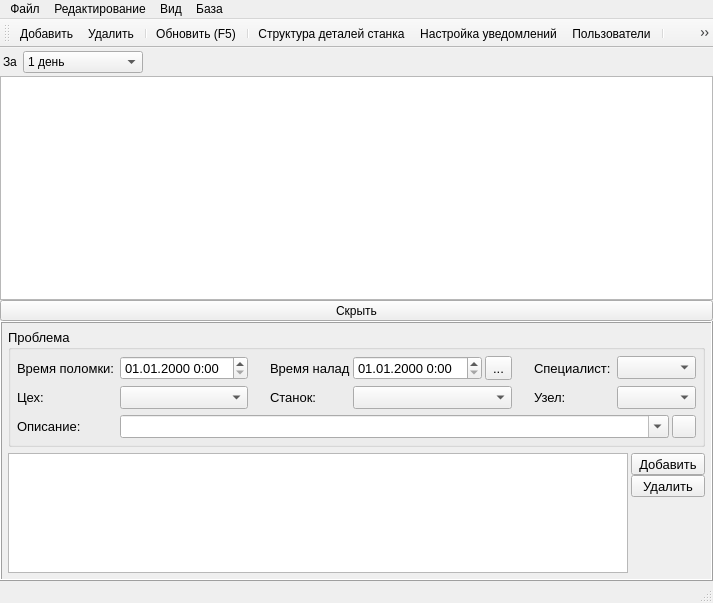
<?xml version="1.0" encoding="UTF-8"?>
<ui version="4.0">
 <class>MainWindow</class>
 <widget class="QMainWindow" name="MainWindow">
  <property name="enabled">
   <bool>true</bool>
  </property>
  <property name="geometry">
   <rect>
    <x>0</x>
    <y>0</y>
    <width>713</width>
    <height>603</height>
   </rect>
  </property>
  <property name="sizePolicy">
   <sizepolicy hsizetype="Fixed" vsizetype="Fixed">
    <horstretch>0</horstretch>
    <verstretch>0</verstretch>
   </sizepolicy>
  </property>
  <property name="windowTitle">
   <string>MainWindow</string>
  </property>
  <property name="dockNestingEnabled">
   <bool>false</bool>
  </property>
  <property name="dockOptions">
   <set>QMainWindow::AnimatedDocks</set>
  </property>
  <widget class="QWidget" name="centralwidget">
   <layout class="QVBoxLayout" name="verticalLayout">
    <property name="spacing">
     <number>0</number>
    </property>
    <property name="margin">
     <number>0</number>
    </property>
    <item>
     <widget class="QWidget" name="wgtFilter" native="true">
      <layout class="QHBoxLayout" name="horizontalLayout_7">
       <property name="margin">
        <number>3</number>
       </property>
       <item>
        <widget class="QLabel" name="lblAfterDays">
         <property name="text">
          <string>За</string>
         </property>
         <property name="buddy">
          <cstring>cbFilterDays</cstring>
         </property>
        </widget>
       </item>
       <item>
        <widget class="QComboBox" name="cbFilterDays">
         <property name="minimumSize">
          <size>
           <width>120</width>
           <height>0</height>
          </size>
         </property>
         <property name="maximumSize">
          <size>
           <width>120</width>
           <height>16777215</height>
          </size>
         </property>
         <property name="statusTip">
          <string>Временной отрезок, за который будут показаны записи в журнале после нажатия кнопки &quot;Обновить&quot;</string>
         </property>
         <item>
          <property name="text">
           <string>1 день</string>
          </property>
         </item>
         <item>
          <property name="text">
           <string>3 дня</string>
          </property>
         </item>
         <item>
          <property name="text">
           <string>7 дней</string>
          </property>
         </item>
         <item>
          <property name="text">
           <string>месяц</string>
          </property>
         </item>
         <item>
          <property name="text">
           <string>3 месяца</string>
          </property>
         </item>
         <item>
          <property name="text">
           <string>год</string>
          </property>
         </item>
         <item>
          <property name="text">
           <string>всё время</string>
          </property>
         </item>
        </widget>
       </item>
       <item>
        <spacer name="horizontalSpacer_2">
         <property name="orientation">
          <enum>Qt::Horizontal</enum>
         </property>
         <property name="sizeHint" stdset="0">
          <size>
           <width>40</width>
           <height>20</height>
          </size>
         </property>
        </spacer>
       </item>
      </layout>
     </widget>
    </item>
    <item>
     <widget class="QTableViewEx" name="tvJournal">
      <property name="sizePolicy">
       <sizepolicy hsizetype="Expanding" vsizetype="Expanding">
        <horstretch>0</horstretch>
        <verstretch>9</verstretch>
       </sizepolicy>
      </property>
      <property name="editTriggers">
       <set>QAbstractItemView::NoEditTriggers</set>
      </property>
      <property name="alternatingRowColors">
       <bool>true</bool>
      </property>
      <property name="selectionMode">
       <enum>QAbstractItemView::SingleSelection</enum>
      </property>
      <property name="selectionBehavior">
       <enum>QAbstractItemView::SelectRows</enum>
      </property>
      <property name="sortingEnabled">
       <bool>true</bool>
      </property>
      <property name="wordWrap">
       <bool>true</bool>
      </property>
      <property name="cornerButtonEnabled">
       <bool>false</bool>
      </property>
      <attribute name="horizontalHeaderDefaultSectionSize">
       <number>80</number>
      </attribute>
      <attribute name="horizontalHeaderShowSortIndicator" stdset="0">
       <bool>true</bool>
      </attribute>
      <attribute name="horizontalHeaderStretchLastSection">
       <bool>true</bool>
      </attribute>
      <attribute name="verticalHeaderDefaultSectionSize">
       <number>54</number>
      </attribute>
     </widget>
    </item>
    <item>
     <widget class="QToolButton" name="btnEditHide">
      <property name="enabled">
       <bool>true</bool>
      </property>
      <property name="sizePolicy">
       <sizepolicy hsizetype="Preferred" vsizetype="Fixed">
        <horstretch>0</horstretch>
        <verstretch>0</verstretch>
       </sizepolicy>
      </property>
      <property name="toolTip">
       <string>Скрыть панель редактирования</string>
      </property>
      <property name="statusTip">
       <string>Скрыть панель редактирования</string>
      </property>
      <property name="text">
       <string>Скрыть</string>
      </property>
      <property name="icon">
       <iconset resource="resources/rajournal.qrc">
        <normaloff>:/arrow_down.png</normaloff>:/arrow_down.png</iconset>
      </property>
      <property name="iconSize">
       <size>
        <width>16</width>
        <height>8</height>
       </size>
      </property>
     </widget>
    </item>
    <item>
     <widget class="QFrame" name="frmDetails">
      <property name="minimumSize">
       <size>
        <width>5</width>
        <height>15</height>
       </size>
      </property>
      <property name="font">
       <font>
        <pointsize>10</pointsize>
       </font>
      </property>
      <property name="frameShape">
       <enum>QFrame::Box</enum>
      </property>
      <property name="frameShadow">
       <enum>QFrame::Raised</enum>
      </property>
      <layout class="QGridLayout" name="gridLayout_2">
       <property name="horizontalSpacing">
        <number>3</number>
       </property>
       <property name="margin">
        <number>6</number>
       </property>
       <item row="0" column="0" colspan="2">
        <widget class="QGroupBox" name="gbProblem">
         <property name="title">
          <string>Проблема</string>
         </property>
         <layout class="QGridLayout" name="gridLayout">
          <property name="horizontalSpacing">
           <number>3</number>
          </property>
          <property name="margin">
           <number>6</number>
          </property>
          <item row="0" column="0">
           <widget class="QLabel" name="lblBeginDT">
            <property name="sizePolicy">
             <sizepolicy hsizetype="Preferred" vsizetype="Preferred">
              <horstretch>0</horstretch>
              <verstretch>0</verstretch>
             </sizepolicy>
            </property>
            <property name="text">
             <string>Время поломки:</string>
            </property>
            <property name="buddy">
             <cstring>dteError</cstring>
            </property>
           </widget>
          </item>
          <item row="0" column="1">
           <widget class="QDateTimeEdit" name="dteError">
            <property name="sizePolicy">
             <sizepolicy hsizetype="Preferred" vsizetype="Preferred">
              <horstretch>0</horstretch>
              <verstretch>0</verstretch>
             </sizepolicy>
            </property>
            <property name="displayFormat">
             <string>dd.MM.yyyy H:mm</string>
            </property>
           </widget>
          </item>
          <item row="0" column="3">
           <widget class="QLabel" name="lblEndDT">
            <property name="sizePolicy">
             <sizepolicy hsizetype="Fixed" vsizetype="Preferred">
              <horstretch>0</horstretch>
              <verstretch>0</verstretch>
             </sizepolicy>
            </property>
            <property name="minimumSize">
             <size>
              <width>80</width>
              <height>0</height>
             </size>
            </property>
            <property name="text">
             <string>Время наладки:</string>
            </property>
            <property name="buddy">
             <cstring>dteSolve</cstring>
            </property>
           </widget>
          </item>
          <item row="0" column="4">
           <widget class="QDateTimeEdit" name="dteSolve">
            <property name="sizePolicy">
             <sizepolicy hsizetype="Preferred" vsizetype="Preferred">
              <horstretch>0</horstretch>
              <verstretch>0</verstretch>
             </sizepolicy>
            </property>
            <property name="displayFormat">
             <string>dd.MM.yyyy H:mm</string>
            </property>
           </widget>
          </item>
          <item row="0" column="5">
           <widget class="QToolButton" name="btnSetEndTime">
            <property name="sizePolicy">
             <sizepolicy hsizetype="Fixed" vsizetype="Preferred">
              <horstretch>0</horstretch>
              <verstretch>0</verstretch>
             </sizepolicy>
            </property>
            <property name="statusTip">
             <string>Установить текущее время</string>
            </property>
            <property name="text">
             <string>...</string>
            </property>
            <property name="icon">
             <iconset resource="resources/rajournal.qrc">
              <normaloff>:/flag.png</normaloff>:/flag.png</iconset>
            </property>
           </widget>
          </item>
          <item row="0" column="7">
           <widget class="QLabel" name="lblSpecialist">
            <property name="sizePolicy">
             <sizepolicy hsizetype="Fixed" vsizetype="Preferred">
              <horstretch>0</horstretch>
              <verstretch>0</verstretch>
             </sizepolicy>
            </property>
            <property name="minimumSize">
             <size>
              <width>80</width>
              <height>0</height>
             </size>
            </property>
            <property name="text">
             <string>Специалист:</string>
            </property>
            <property name="buddy">
             <cstring>cbSpecialist</cstring>
            </property>
           </widget>
          </item>
          <item row="0" column="8" colspan="2">
           <widget class="QComboBox" name="cbSpecialist">
            <property name="sizePolicy">
             <sizepolicy hsizetype="Expanding" vsizetype="Fixed">
              <horstretch>0</horstretch>
              <verstretch>0</verstretch>
             </sizepolicy>
            </property>
           </widget>
          </item>
          <item row="1" column="0">
           <widget class="QLabel" name="lblDepartment">
            <property name="sizePolicy">
             <sizepolicy hsizetype="Fixed" vsizetype="Preferred">
              <horstretch>0</horstretch>
              <verstretch>0</verstretch>
             </sizepolicy>
            </property>
            <property name="text">
             <string>Цех:</string>
            </property>
            <property name="buddy">
             <cstring>cbDepartment</cstring>
            </property>
           </widget>
          </item>
          <item row="1" column="1">
           <widget class="QComboBox" name="cbDepartment">
            <property name="sizePolicy">
             <sizepolicy hsizetype="Preferred" vsizetype="Preferred">
              <horstretch>0</horstretch>
              <verstretch>0</verstretch>
             </sizepolicy>
            </property>
            <property name="maxVisibleItems">
             <number>20</number>
            </property>
           </widget>
          </item>
          <item row="1" column="3">
           <widget class="QLabel" name="lblMachine">
            <property name="sizePolicy">
             <sizepolicy hsizetype="Fixed" vsizetype="Preferred">
              <horstretch>0</horstretch>
              <verstretch>0</verstretch>
             </sizepolicy>
            </property>
            <property name="minimumSize">
             <size>
              <width>50</width>
              <height>0</height>
             </size>
            </property>
            <property name="text">
             <string>Станок:</string>
            </property>
            <property name="buddy">
             <cstring>cbMachine</cstring>
            </property>
           </widget>
          </item>
          <item row="1" column="4" colspan="2">
           <widget class="QComboBox" name="cbMachine">
            <property name="sizePolicy">
             <sizepolicy hsizetype="Preferred" vsizetype="Preferred">
              <horstretch>0</horstretch>
              <verstretch>0</verstretch>
             </sizepolicy>
            </property>
            <property name="maxVisibleItems">
             <number>20</number>
            </property>
           </widget>
          </item>
          <item row="1" column="7">
           <widget class="QLabel" name="lblUnit">
            <property name="sizePolicy">
             <sizepolicy hsizetype="Fixed" vsizetype="Preferred">
              <horstretch>0</horstretch>
              <verstretch>0</verstretch>
             </sizepolicy>
            </property>
            <property name="minimumSize">
             <size>
              <width>30</width>
              <height>0</height>
             </size>
            </property>
            <property name="text">
             <string>Узел:</string>
            </property>
            <property name="buddy">
             <cstring>cbUnit</cstring>
            </property>
           </widget>
          </item>
          <item row="1" column="8" colspan="2">
           <widget class="QComboBox" name="cbUnit">
            <property name="maxVisibleItems">
             <number>20</number>
            </property>
           </widget>
          </item>
          <item row="2" column="0">
           <widget class="QLabel" name="label_3">
            <property name="sizePolicy">
             <sizepolicy hsizetype="Fixed" vsizetype="Preferred">
              <horstretch>0</horstretch>
              <verstretch>0</verstretch>
             </sizepolicy>
            </property>
            <property name="minimumSize">
             <size>
              <width>100</width>
              <height>0</height>
             </size>
            </property>
            <property name="text">
             <string>Описание:</string>
            </property>
            <property name="wordWrap">
             <bool>true</bool>
            </property>
            <property name="buddy">
             <cstring>cbSymptom</cstring>
            </property>
           </widget>
          </item>
          <item row="2" column="1" colspan="8">
           <widget class="QComboBoxKeyboard" name="cbSymptom">
            <property name="sizePolicy">
             <sizepolicy hsizetype="Expanding" vsizetype="Preferred">
              <horstretch>0</horstretch>
              <verstretch>0</verstretch>
             </sizepolicy>
            </property>
            <property name="editable">
             <bool>true</bool>
            </property>
            <property name="maxVisibleItems">
             <number>20</number>
            </property>
            <property name="insertPolicy">
             <enum>QComboBox::NoInsert</enum>
            </property>
           </widget>
          </item>
          <item row="2" column="9">
           <widget class="QToolButton" name="btnSymptomReturn">
            <property name="sizePolicy">
             <sizepolicy hsizetype="Fixed" vsizetype="Preferred">
              <horstretch>0</horstretch>
              <verstretch>0</verstretch>
             </sizepolicy>
            </property>
            <property name="text">
             <string/>
            </property>
            <property name="icon">
             <iconset resource="resources/rajournal.qrc">
              <normaloff>:/enter.png</normaloff>:/enter.png</iconset>
            </property>
           </widget>
          </item>
          <item row="0" column="6">
           <spacer name="horizontalSpacer_3">
            <property name="orientation">
             <enum>Qt::Horizontal</enum>
            </property>
            <property name="sizeType">
             <enum>QSizePolicy::Fixed</enum>
            </property>
            <property name="sizeHint" stdset="0">
             <size>
              <width>16</width>
              <height>20</height>
             </size>
            </property>
           </spacer>
          </item>
          <item row="0" column="2">
           <spacer name="horizontalSpacer">
            <property name="orientation">
             <enum>Qt::Horizontal</enum>
            </property>
            <property name="sizeType">
             <enum>QSizePolicy::Fixed</enum>
            </property>
            <property name="sizeHint" stdset="0">
             <size>
              <width>16</width>
              <height>20</height>
             </size>
            </property>
           </spacer>
          </item>
         </layout>
        </widget>
       </item>
       <item row="1" column="0">
        <widget class="QTableView" name="tvSolution">
         <property name="sizePolicy">
          <sizepolicy hsizetype="Expanding" vsizetype="Preferred">
           <horstretch>0</horstretch>
           <verstretch>0</verstretch>
          </sizepolicy>
         </property>
         <property name="maximumSize">
          <size>
           <width>16777215</width>
           <height>120</height>
          </size>
         </property>
         <property name="alternatingRowColors">
          <bool>true</bool>
         </property>
         <property name="selectionMode">
          <enum>QAbstractItemView::SingleSelection</enum>
         </property>
         <property name="selectionBehavior">
          <enum>QAbstractItemView::SelectRows</enum>
         </property>
         <property name="sortingEnabled">
          <bool>true</bool>
         </property>
         <attribute name="horizontalHeaderStretchLastSection">
          <bool>true</bool>
         </attribute>
        </widget>
       </item>
       <item row="1" column="1">
        <layout class="QVBoxLayout" name="verticalLayout_2">
         <item>
          <widget class="QToolButton" name="btnAddSolution">
           <property name="sizePolicy">
            <sizepolicy hsizetype="Preferred" vsizetype="Fixed">
             <horstretch>0</horstretch>
             <verstretch>0</verstretch>
            </sizepolicy>
           </property>
           <property name="text">
            <string>Добавить</string>
           </property>
           <property name="icon">
            <iconset resource="resources/rajournal.qrc">
             <normaloff>:/add.png</normaloff>:/add.png</iconset>
           </property>
          </widget>
         </item>
         <item>
          <widget class="QToolButton" name="btnDeleteSolution">
           <property name="sizePolicy">
            <sizepolicy hsizetype="Preferred" vsizetype="Fixed">
             <horstretch>0</horstretch>
             <verstretch>0</verstretch>
            </sizepolicy>
           </property>
           <property name="text">
            <string>Удалить</string>
           </property>
           <property name="icon">
            <iconset resource="resources/rajournal.qrc">
             <normaloff>:/trash.png</normaloff>:/trash.png</iconset>
           </property>
          </widget>
         </item>
         <item>
          <spacer name="verticalSpacer_2">
           <property name="orientation">
            <enum>Qt::Vertical</enum>
           </property>
           <property name="sizeHint" stdset="0">
            <size>
             <width>20</width>
             <height>40</height>
            </size>
           </property>
          </spacer>
         </item>
        </layout>
       </item>
      </layout>
     </widget>
    </item>
   </layout>
  </widget>
  <widget class="QStatusBar" name="statusBar"/>
  <widget class="QMenuBar" name="menuBar">
   <property name="geometry">
    <rect>
     <x>0</x>
     <y>0</y>
     <width>713</width>
     <height>21</height>
    </rect>
   </property>
   <widget class="QMenu" name="menuFile">
    <property name="title">
     <string>Файл</string>
    </property>
    <addaction name="actUser"/>
    <addaction name="actExport"/>
    <addaction name="separator"/>
    <addaction name="actExit"/>
   </widget>
   <widget class="QMenu" name="menuEdit">
    <property name="title">
     <string>Редактирование</string>
    </property>
    <addaction name="actAdd"/>
    <addaction name="actDelete"/>
    <addaction name="separator"/>
    <addaction name="actRefresh"/>
    <addaction name="separator"/>
    <addaction name="actSettings"/>
   </widget>
   <widget class="QMenu" name="menuView">
    <property name="title">
     <string>Вид</string>
    </property>
    <addaction name="actPlotter"/>
    <addaction name="actFilter"/>
   </widget>
   <widget class="QMenu" name="menuDB">
    <property name="title">
     <string>База</string>
    </property>
    <addaction name="actStructure"/>
    <addaction name="actPassword"/>
    <addaction name="separator"/>
    <addaction name="actBroadcast"/>
   </widget>
   <addaction name="menuFile"/>
   <addaction name="menuEdit"/>
   <addaction name="menuView"/>
   <addaction name="menuDB"/>
  </widget>
  <widget class="QToolBar" name="toolBar">
   <property name="enabled">
    <bool>true</bool>
   </property>
   <property name="windowTitle">
    <string>toolBar</string>
   </property>
   <property name="allowedAreas">
    <set>Qt::LeftToolBarArea|Qt::TopToolBarArea</set>
   </property>
   <property name="iconSize">
    <size>
     <width>24</width>
     <height>24</height>
    </size>
   </property>
   <property name="toolButtonStyle">
    <enum>Qt::ToolButtonIconOnly</enum>
   </property>
   <attribute name="toolBarArea">
    <enum>TopToolBarArea</enum>
   </attribute>
   <attribute name="toolBarBreak">
    <bool>false</bool>
   </attribute>
   <addaction name="actAdd"/>
   <addaction name="actDelete"/>
   <addaction name="separator"/>
   <addaction name="actRefresh"/>
   <addaction name="separator"/>
   <addaction name="actStructure"/>
   <addaction name="actNotification"/>
   <addaction name="actPassword"/>
   <addaction name="separator"/>
   <addaction name="actExport"/>
   <addaction name="separator"/>
   <addaction name="actPlotter"/>
   <addaction name="actFilter"/>
   <addaction name="separator"/>
   <addaction name="actSettings"/>
   <addaction name="actBroadcast"/>
   <addaction name="separator"/>
   <addaction name="actUser"/>
  </widget>
  <action name="actAdd">
   <property name="icon">
    <iconset resource="resources/rajournal.qrc">
     <normaloff>:/add.png</normaloff>:/add.png</iconset>
   </property>
   <property name="text">
    <string>Добавить</string>
   </property>
   <property name="statusTip">
    <string>Добавить новую запись (Ctrl+I)</string>
   </property>
   <property name="shortcut">
    <string>Ctrl+I</string>
   </property>
  </action>
  <action name="actDelete">
   <property name="icon">
    <iconset resource="resources/rajournal.qrc">
     <normaloff>:/trash.png</normaloff>:/trash.png</iconset>
   </property>
   <property name="text">
    <string>Удалить</string>
   </property>
   <property name="statusTip">
    <string>Удалить выбранную запись (Ctrl+D)</string>
   </property>
   <property name="shortcut">
    <string>Ctrl+D</string>
   </property>
  </action>
  <action name="actPlotter">
   <property name="icon">
    <iconset resource="resources/rajournal.qrc">
     <normaloff>:/chart.png</normaloff>:/chart.png</iconset>
   </property>
   <property name="text">
    <string>График</string>
   </property>
   <property name="statusTip">
    <string>Построить график</string>
   </property>
  </action>
  <action name="actExit">
   <property name="text">
    <string>Выход</string>
   </property>
   <property name="statusTip">
    <string>Выход из программы (Alt+F4)</string>
   </property>
  </action>
  <action name="actStructure">
   <property name="icon">
    <iconset resource="resources/rajournal.qrc">
     <normaloff>:/apps.png</normaloff>:/apps.png</iconset>
   </property>
   <property name="text">
    <string>Структура деталей станка</string>
   </property>
   <property name="statusTip">
    <string>Редактировать структуру станка(модель, узлы, датчики)</string>
   </property>
  </action>
  <action name="actFilter">
   <property name="checkable">
    <bool>true</bool>
   </property>
   <property name="checked">
    <bool>true</bool>
   </property>
   <property name="icon">
    <iconset resource="resources/rajournal.qrc">
     <normaloff>:/search.png</normaloff>:/search.png</iconset>
   </property>
   <property name="text">
    <string>Фильтр</string>
   </property>
   <property name="statusTip">
    <string>Установить фильтр (Ctrl+F)</string>
   </property>
   <property name="shortcut">
    <string>Ctrl+F</string>
   </property>
  </action>
  <action name="actRefresh">
   <property name="checked">
    <bool>false</bool>
   </property>
   <property name="icon">
    <iconset resource="resources/rajournal.qrc">
     <normaloff>:/refresh.png</normaloff>:/refresh.png</iconset>
   </property>
   <property name="text">
    <string>Обновить (F5)</string>
   </property>
   <property name="toolTip">
    <string>Обновить</string>
   </property>
   <property name="statusTip">
    <string>Обновить выборку из базы (F5)</string>
   </property>
   <property name="shortcut">
    <string>F5</string>
   </property>
  </action>
  <action name="actPassword">
   <property name="icon">
    <iconset resource="resources/rajournal.qrc">
     <normaloff>:/key.png</normaloff>:/key.png</iconset>
   </property>
   <property name="text">
    <string>Пользователи</string>
   </property>
   <property name="statusTip">
    <string>Задать пароли пользователей базы</string>
   </property>
  </action>
  <action name="actExport">
   <property name="icon">
    <iconset resource="resources/rajournal.qrc">
     <normaloff>:/export.png</normaloff>:/export.png</iconset>
   </property>
   <property name="text">
    <string>Сгенерировать отчет</string>
   </property>
   <property name="toolTip">
    <string>Сгенерировать отчет</string>
   </property>
   <property name="statusTip">
    <string>Сгенерировать отчет в формать CSV</string>
   </property>
  </action>
  <action name="actBroadcast">
   <property name="checkable">
    <bool>true</bool>
   </property>
   <property name="checked">
    <bool>true</bool>
   </property>
   <property name="icon">
    <iconset resource="resources/rajournal.qrc">
     <normaloff>:/map.png</normaloff>:/map.png</iconset>
   </property>
   <property name="text">
    <string>Подключение к серверу</string>
   </property>
   <property name="statusTip">
    <string>Онлайн подключение к серверу сканирования контроллера</string>
   </property>
  </action>
  <action name="actSettings">
   <property name="icon">
    <iconset resource="resources/rajournal.qrc">
     <normaloff>:/config.png</normaloff>:/config.png</iconset>
   </property>
   <property name="text">
    <string>Настройки (F8)</string>
   </property>
   <property name="statusTip">
    <string>Настройки программы</string>
   </property>
   <property name="shortcut">
    <string>F8</string>
   </property>
  </action>
  <action name="actUser">
   <property name="icon">
    <iconset resource="resources/rajournal.qrc">
     <normaloff>:/user.png</normaloff>:/user.png</iconset>
   </property>
   <property name="text">
    <string>Сменить пользователя (F10)</string>
   </property>
   <property name="statusTip">
    <string>Сменить пользователя</string>
   </property>
   <property name="shortcut">
    <string>F10</string>
   </property>
  </action>
  <action name="actNotification">
   <property name="icon">
    <iconset resource="resources/rajournal.qrc">
     <normaloff>:/mail.png</normaloff>:/mail.png</iconset>
   </property>
   <property name="text">
    <string>Настройка уведомлений</string>
   </property>
   <property name="statusTip">
    <string>Настроить реакцию и СМС на сигналы</string>
   </property>
  </action>
 </widget>
 <customwidgets>
  <customwidget>
   <class>QComboBoxKeyboard</class>
   <extends>QComboBox</extends>
   <header>qcomboboxkeyboard.h</header>
  </customwidget>
  <customwidget>
   <class>QTableViewEx</class>
   <extends>QTableView</extends>
   <header>qviewex.h</header>
  </customwidget>
 </customwidgets>
 <tabstops>
  <tabstop>cbFilterDays</tabstop>
  <tabstop>tvJournal</tabstop>
  <tabstop>btnEditHide</tabstop>
  <tabstop>dteError</tabstop>
  <tabstop>dteSolve</tabstop>
  <tabstop>btnSetEndTime</tabstop>
  <tabstop>cbSpecialist</tabstop>
  <tabstop>cbDepartment</tabstop>
  <tabstop>cbMachine</tabstop>
  <tabstop>cbUnit</tabstop>
  <tabstop>cbSymptom</tabstop>
  <tabstop>btnSymptomReturn</tabstop>
  <tabstop>tvSolution</tabstop>
  <tabstop>btnAddSolution</tabstop>
  <tabstop>btnDeleteSolution</tabstop>
 </tabstops>
 <resources>
  <include location="resources/rajournal.qrc"/>
 </resources>
 <connections/>
 <slots>
  <slot>curRecordChanged(QModelIndex)</slot>
 </slots>
</ui>
